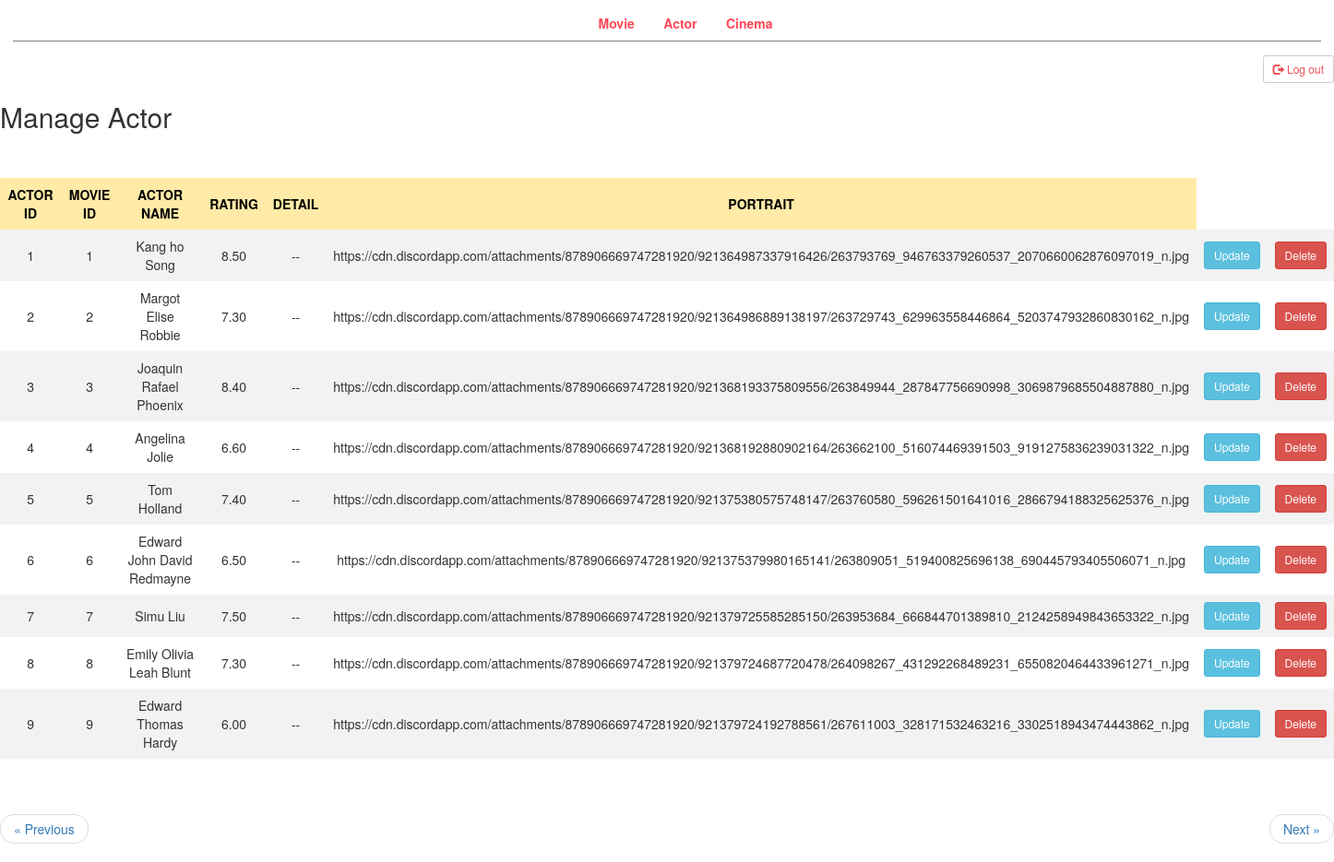
Page /indexAd2.php on the committed database.
### tables this page shows
create table Actor(
    Mov_id int,
    Act_id int not null auto_increment,
    Act_name varchar(50) not null,
    Act_rating numeric(10,2) not null,
    Act_detail varchar(1000) not null,
    Act_portrait varchar(300) not null,
    primary key(Act_id, Mov_id),
    foreign key (Mov_id) references Movies(Mov_id)
    );

### public/indexAd2.php (the view, shortened to what this page needs)
<!DOCTYPE html>
<html>
<head>
	<link rel="stylesheet" type="text/css">
    <link rel="stylesheet" href="https://maxcdn.bootstrapcdn.com/bootstrap/3.3.7/css/bootstrap.min.css">
</head>
<body>
	<div class = "wrapper">
		<div class = "menu">
			<ul>
				<li><a href = "indexAd.php">Movie</a></li>
				<li><a href = "indexAd2.php">Actor</a></li>
				<li><a href = "indexAd3.php">Cinema</a></li>
			</ul>
		</div>
	</div>
	<p>
		<a href="login.php">
			<button type="button" class="btn btn-default btn-sm">
			<div style="color: #ee5253"><span class="glyphicon glyphicon-log-out"></span> Log out </div>
        	</button>
		</a>
    </p>
	<div>
		<h2>Manage Actor</h2>
		<table>
			<tr>
				<th>ACTOR ID</th>
				<th>MOVIE ID</th>
				<th>ACTOR NAME</th>
				<th>RATING</th>
				<th>DETAIL</th>
                <th>PORTRAIT</th>
			</tr>
			<?php
			require_once "config.php";
        	$sql = "SELECT * FROM actor";
        	if($result = mysqli_query($link, $sql)){
          		if(mysqli_num_rows($result) > 0){
            		while($row = mysqli_fetch_array($result)){
              			echo "<tr>";
              			echo "<td>" . $row['Act_id'] . "</td>";
              			echo "<td>" . $row['Mov_id'] . "</td>";
			  			echo "<td>" . $row['Act_name'] . "</td>";
						echo "<td>" . $row['Act_rating'] . "</td>";
						echo "<td>" . $row['Act_detail'] . "</td>";
						echo "<td>" . $row['Act_portrait'] . "</td>";
						echo '<td><a href="updateac.php?id='. $row['Mov_id'] .'"class="btn btn-info btn-sm" <span>Update</span></a></td>';
						echo '<td><a href="deleteac.php?id='. $row['Mov_id'] .'"class="btn btn-danger btn-sm" <span>Delete</span></a></td>';
						echo "</tr>";
            		}
          		}
        	}
        	else{
          		echo "Something went wrong. Please try again.";
        	}
    		?>
		</table>
    </div></br></br>
	<ul class="pager">
  		<li class="previous"><a href="indexAd.php">&laquo; Previous</a></li>
  		<li class="next"><a href="indexAd3.php">Next &raquo;</a></li>
	</ul>
</body>
</html>

### public/indexAd2.php (style rules this page uses)
.wrapper { padding: 1%; margin: 0 auto; }
.menu { text-align: center; border-bottom: 1px solid grey; }
.menu ul { list-style-type: none; }
.menu ul li { display: inline; padding: 1%; }
.menu ul li a { text-decoration: none; font-weight: bold; color: #ff4757; }
button { float: right; }
table { border-collapse: collapse; width: 100%; }
th, td { text-align: center; padding: 8px; }
tr:nth-child(even) { background-color: #f2f2f2 }
th { background-color: #ffeaa7; color: black; }

### rows in the picture
actor: Act "1", Mov "1", Act_name "Kang ho Song", Act_rating "8.50", Act_detail "--", Act_portrait "https://cdn.discordapp.com/attachments/878906669747281920/921364987337916426/263793769_946763379260537_2070660062876097019_n.jpg"
actor: Act "2", Mov "2", Act_name "Margot Elise Robbie", Act_rating "7.30", Act_detail "--", Act_portrait "https://cdn.discordapp.com/attachments/878906669747281920/921364986889138197/263729743_629963558446864_5203747932860830162_n.jpg"
actor: Act "3", Mov "3", Act_name "Joaquin Rafael Phoenix", Act_rating "8.40", Act_detail "--", Act_portrait "https://cdn.discordapp.com/attachments/878906669747281920/921368193375809556/263849944_287847756690998_3069879685504887880_n.jpg"
actor: Act "4", Mov "4", Act_name "Angelina Jolie", Act_rating "6.60", Act_detail "--", Act_portrait "https://cdn.discordapp.com/attachments/878906669747281920/921368192880902164/263662100_516074469391503_9191275836239031322_n.jpg"
actor: Act "5", Mov "5", Act_name "Tom Holland", Act_rating "7.40", Act_detail "--", Act_portrait "https://cdn.discordapp.com/attachments/878906669747281920/921375380575748147/263760580_596261501641016_2866794188325625376_n.jpg"
actor: Act "6", Mov "6", Act_name "Edward John David Redmayne", Act_rating "6.50", Act_detail "--", Act_portrait "https://cdn.discordapp.com/attachments/878906669747281920/921375379980165141/263809051_519400825696138_690445793405506071_n.jpg"
actor: Act "7", Mov "7", Act_name "Simu Liu", Act_rating "7.50", Act_detail "--", Act_portrait "https://cdn.discordapp.com/attachments/878906669747281920/921379725585285150/263953684_666844701389810_2124258949843653322_n.jpg"
actor: Act "8", Mov "8", Act_name "Emily Olivia Leah Blunt", Act_rating "7.30", Act_detail "--", Act_portrait "https://cdn.discordapp.com/attachments/878906669747281920/921379724687720478/264098267_431292268489231_6550820464433961271_n.jpg"
actor: Act "9", Mov "9", Act_name "Edward Thomas Hardy", Act_rating "6.00", Act_detail "--", Act_portrait "https://cdn.discordapp.com/attachments/878906669747281920/921379724192788561/267611003_328171532463216_3302518943474443862_n.jpg"
